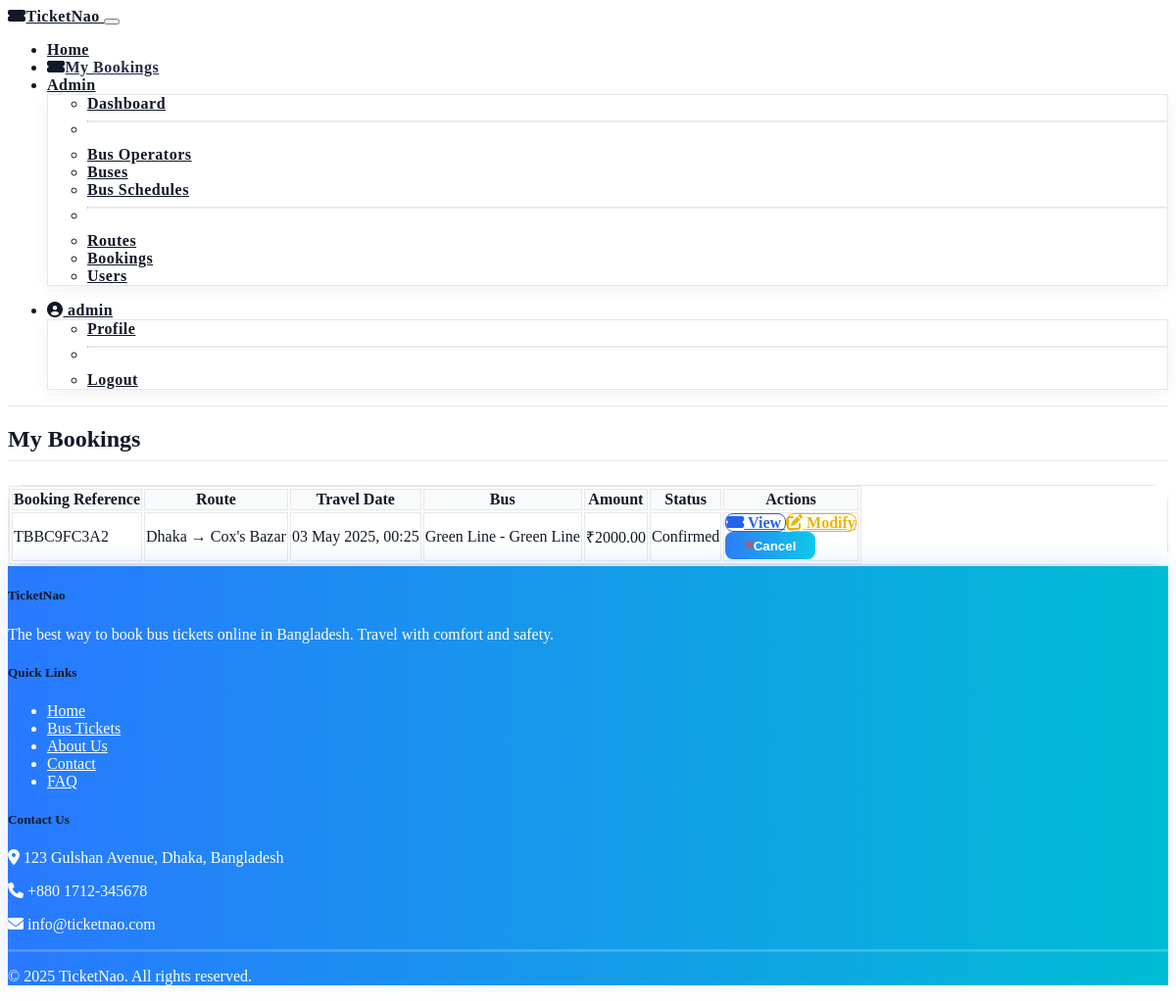
/my-bookings/ (signed in), run on the app's committed database.
### main/models.py (models this page shows, shortened)
class Booking(models.Model):
    STATUS_CHOICES = (
        ('pending', 'Pending'),
        ('confirmed', 'Confirmed'),
        ('cancelled', 'Cancelled'),
    )
    user = models.ForeignKey(User, on_delete=models.CASCADE, related_name='bookings')
    schedule = models.ForeignKey(Schedule, on_delete=models.CASCADE, related_name='bookings')
    booking_reference = models.CharField(max_length=10, unique=True)
    booking_date = models.DateTimeField(auto_now_add=True)
    passenger_name = models.CharField(max_length=100)
    passenger_email = models.EmailField()
    passenger_phone = models.CharField(max_length=20)
    total_amount = models.DecimalField(max_digits=10, decimal_places=2)
    status = models.CharField(max_length=10, choices=STATUS_CHOICES, default='pending')
    created_at = models.DateTimeField(auto_now_add=True)
    updated_at = models.DateTimeField(auto_now=True)

class Schedule(models.Model):
    route = models.ForeignKey(Route, on_delete=models.CASCADE, related_name='schedules')
    bus = models.ForeignKey(Bus, on_delete=models.CASCADE, related_name='schedules')
    departure_time = models.DateTimeField()
    arrival_time = models.DateTimeField()
    fare = models.DecimalField(max_digits=8, decimal_places=2)
    is_active = models.BooleanField(default=True)
    created_at = models.DateTimeField(auto_now_add=True)
    updated_at = models.DateTimeField(auto_now=True)

class Route(models.Model):
    source = models.CharField(max_length=100)
    destination = models.CharField(max_length=100)
    distance_km = models.DecimalField(max_digits=6, decimal_places=2, blank=True, null=True)
    estimated_duration_minutes = models.IntegerField(blank=True, null=True)
    created_at = models.DateTimeField(auto_now_add=True)
    updated_at = models.DateTimeField(auto_now=True)
    class Meta:
        unique_together = ('source', 'destination')

class Bus(models.Model):
    BUS_TYPES = (
        ('AC', 'AC'),
        ('Non-AC', 'Non-AC'),
        ('Sleeper', 'Sleeper'),
        ('Semi-Sleeper', 'Semi-Sleeper'),
        ('Luxury', 'Luxury'),
    )
    operator = models.ForeignKey(Operator, on_delete=models.CASCADE, related_name='buses')
    name = models.CharField(max_length=100)
    registration_number = models.CharField(max_length=50, unique=True)
    bus_type = models.CharField(max_length=20, choices=BUS_TYPES)
    total_seats = models.IntegerField()
    is_active = models.BooleanField(default=True)
    amenities = models.TextField(blank=True, null=True)
    created_at = models.DateTimeField(auto_now_add=True)
    updated_at = models.DateTimeField(auto_now=True)

class Operator(models.Model):
    name = models.CharField(max_length=100)
    description = models.TextField(blank=True, null=True)
    logo = models.URLField(blank=True, null=True)
    contact_email = models.EmailField(blank=True, null=True)
    contact_phone = models.CharField(max_length=20, blank=True, null=True)
    is_active = models.BooleanField(default=True)
    created_at = models.DateTimeField(auto_now_add=True)
    updated_at = models.DateTimeField(auto_now=True)

### main/views.py (the view)
# urls.py: path('my-bookings/', views.my_bookings, name='my_bookings'),
@login_required
def my_bookings(request):
    bookings = Booking.objects.filter(user=request.user).order_by('-booking_date')
    now = timezone.now()
    context = {
        'bookings': bookings,
        'now': now,
    }
    return render(request, 'my_bookings.html', context)

### templates/my_bookings.html (shortened to what this page needs)
{% extends 'base.html' %}
{% load static %}
{% block content %}
<div class="container py-5">
    <div class="row mb-4">
        <div class="col-12">
            <h2 class="section-heading">My Bookings</h2>
        </div>
    </div>
    {% if bookings %}
    <div class="row">
        <div class="col-12">
            <div class="card">
                <div class="card-body">
                    <div class="table-responsive">
                        <table class="table table-hover">
                            <thead>
                                <tr>
                                    <th>Booking Reference</th>
                                    <th>Route</th>
                                    <th>Travel Date</th>
                                    <th>Bus</th>
                                    <th>Amount</th>
                                    <th>Status</th>
                                    <th>Actions</th>
                                </tr>
                            </thead>
                            <tbody>
                                {% for booking in bookings %}
                                <tr>
                                    <td>{{ booking.booking_reference }}</td>
                                    <td>{{ booking.schedule.route.source }} → {{ booking.schedule.route.destination }}</td>
                                    <td>{{ booking.schedule.departure_time|date:"d M Y, H:i" }}</td>
                                    <td>{{ booking.schedule.bus.operator.name }} - {{ booking.schedule.bus.name }}</td>
                                    <td>₹{{ booking.total_amount }}</td>
                                    <td>
                                        {% if booking.status == 'confirmed' %}
                                        <span class="badge bg-success">Confirmed</span>
                                        {% elif booking.status == 'pending' %}
                                        <span class="badge bg-warning">Pending</span>
                                        {% elif booking.status == 'cancelled' %}
                                        <span class="badge bg-danger">Cancelled</span>
                                        {% endif %}
                                    </td>
                                    <td>
                                        <a href="{% url 'main:booking_confirmation' booking.id %}" class="btn btn-sm btn-info me-1">
                                            <i class="fas fa-ticket-alt"></i> View
                                        </a>
                                        {% if booking.status != 'cancelled' and booking.schedule.departure_time > now %}
                                        <a href="{% url 'main:modify_booking' booking.id %}" class="btn btn-sm btn-warning me-1">
                                            <i class="fas fa-edit"></i> Modify
                                        </a>
                                        <form method="post" action="{% url 'main:cancel_booking' booking.id %}" class="d-inline">
                                            <button type="submit" class="btn btn-sm btn-danger delete-btn" onclick="return confirm('Are you sure you want to cancel this booking?')">
                                                <i class="fas fa-times"></i> Cancel
                                            </button>
                                        </form>
                                        {% endif %}
                                    </td>
                                </tr>
                                {% endfor %}
                            </tbody>
                        </table>
                    </div>
                </div>
            </div>
        </div>
    </div>
    {% endif %}
</div>
{% endblock %}

### templates/base.html (shortened to what this page needs)
<!DOCTYPE html>
{% load static %}
<html lang="en" data-bs-theme="dark">
<head>
    <link rel="stylesheet" href="https://cdn.replit.com/agent/bootstrap-agent-dark-theme.min.css">
    <link rel="stylesheet" href="https://cdnjs.cloudflare.com/ajax/libs/font-awesome/6.0.0/css/all.min.css">
    <link rel="stylesheet" href="https://cdn.jsdelivr.net/npm/simple-datatables@latest/dist/style.css">
    <link rel="stylesheet" href="{% static 'css/style.css' %}">
</head>
<body>
    <header>
        <nav class="navbar navbar-expand-lg navbar-vibrant">
            <div class="container">
                <a class="navbar-brand" href="{% url 'main:index' %}">
                    <i class="fas fa-ticket-alt me-2"></i>TicketNao
                </a>
                <button class="navbar-toggler" type="button" data-bs-toggle="collapse" data-bs-target="#navbarNav" aria-controls="navbarNav" aria-expanded="false" aria-label="Toggle navigation">
                </button>
                <div class="collapse navbar-collapse" id="navbarNav">
                    <ul class="navbar-nav me-auto">
                        <li class="nav-item">
                            <a class="nav-link {% if request.resolver_match.url_name == 'index' %}active{% endif %}" href="{% url 'main:index' %}">Home</a>
                        </li>
                        {% if user.is_authenticated %}
                        <li class="nav-item">
                            <a class="nav-link {% if request.resolver_match.url_name == 'my_bookings' %}active{% endif %}" href="{% url 'main:my_bookings' %}">
                                <i class="fas fa-ticket-alt me-2"></i>My Bookings
                            </a>
                        </li>
                        {% endif %}
                        {% if user.is_authenticated and user.is_superuser %}
                        <li class="nav-item dropdown">
                            <a class="nav-link dropdown-toggle" href="#" id="navbarDropdown" role="button" data-bs-toggle="dropdown" aria-expanded="false">
                                Admin
                            </a>
                            <ul class="dropdown-menu" aria-labelledby="navbarDropdown">
                                <li><a class="dropdown-item" href="{% url 'admin_panel:dashboard' %}">Dashboard</a></li>
                                <li><hr class="dropdown-divider"></li>
                                <li><a class="dropdown-item" href="{% url 'admin_panel:operators' %}">Bus Operators</a></li>
                                <li><a class="dropdown-item" href="{% url 'admin_panel:buses' %}">Buses</a></li>
                                <li><a class="dropdown-item" href="{% url 'admin_panel:schedules' %}">Bus Schedules</a></li>
                                <li><hr class="dropdown-divider"></li>
                                <li><a class="dropdown-item" href="{% url 'admin_panel:routes' %}">Routes</a></li>
                                <li><a class="dropdown-item" href="{% url 'admin_panel:bookings' %}">Bookings</a></li>
                                <li><a class="dropdown-item" href="{% url 'admin_panel:users' %}">Users</a></li>
                            </ul>
                        </li>
                        {% endif %}
                    </ul>
                    <ul class="navbar-nav">
                        {% if user.is_authenticated %}
                        <li class="nav-item dropdown">
                            <a class="nav-link dropdown-toggle" href="#" id="userDropdown" role="button" data-bs-toggle="dropdown" aria-expanded="false">
                                <i class="fas fa-user-circle me-1"></i> {{ user.username }}
                            </a>
                            <ul class="dropdown-menu dropdown-menu-end" aria-labelledby="userDropdown">
                                <li><a class="dropdown-item" href="{% url 'auth:profile' %}">Profile</a></li>
                                <li><hr class="dropdown-divider"></li>
                                <li><a class="dropdown-item" href="{% url 'auth:logout' %}">Logout</a></li>
                            </ul>
                        </li>
                        {% endif %}
                    </ul>
                </div>
            </div>
        </nav>
    </header>
    <main>
        {% block content %}{% endblock %}
    </main>
    <footer class="bg-dark text-light py-4 mt-5">
        <div class="container">
            <div class="row">
                <div class="col-lg-4 mb-3">
                    <h5 class="mb-3">TicketNao</h5>
                    <p>The best way to book bus tickets online in Bangladesh. Travel with comfort and safety.</p>
                </div>
                <div class="col-lg-4 mb-3">
                    <h5 class="mb-3">Quick Links</h5>
                    <ul class="list-unstyled">
                        <li><a href="{% url 'main:index' %}" class="text-decoration-none text-light">Home</a></li>
                        <li><a href="{% url 'main:index' %}" class="text-decoration-none text-light">Bus Tickets</a></li>
                        <li><a href="#" class="text-decoration-none text-light">About Us</a></li>
                        <li><a href="#" class="text-decoration-none text-light">Contact</a></li>
                        <li><a href="#" class="text-decoration-none text-light">FAQ</a></li>
                    </ul>
                </div>
                <div class="col-lg-4 mb-3">
                    <h5 class="mb-3">Contact Us</h5>
                    <p><i class="fas fa-map-marker-alt me-2"></i> 123 Gulshan Avenue, Dhaka, Bangladesh</p>
                    <p><i class="fas fa-phone me-2"></i> +880 1712-345678</p>
                    <p><i class="fas fa-envelope me-2"></i> info@ticketnao.com</p>
                </div>
            </div>
            <hr class="my-3">
            <div class="text-center">
                <p class="mb-0">&copy; {% now "Y" %} TicketNao. All rights reserved.</p>
            </div>
        </div>
    </footer>
</body>
</html>

### data on the page
Booking: booking_reference "TBBC9FC3A2", schedule.route.source "Dhaka", schedule.route.destination "Cox's Bazar", schedule.departure_time "03 May 2025, 00:25", schedule.bus.operator.name "Green Line", schedule.bus.name "Green Line", total_amount "2000.00", status "Confirmed"

### other printed values
{{ user.username }} "admin"
